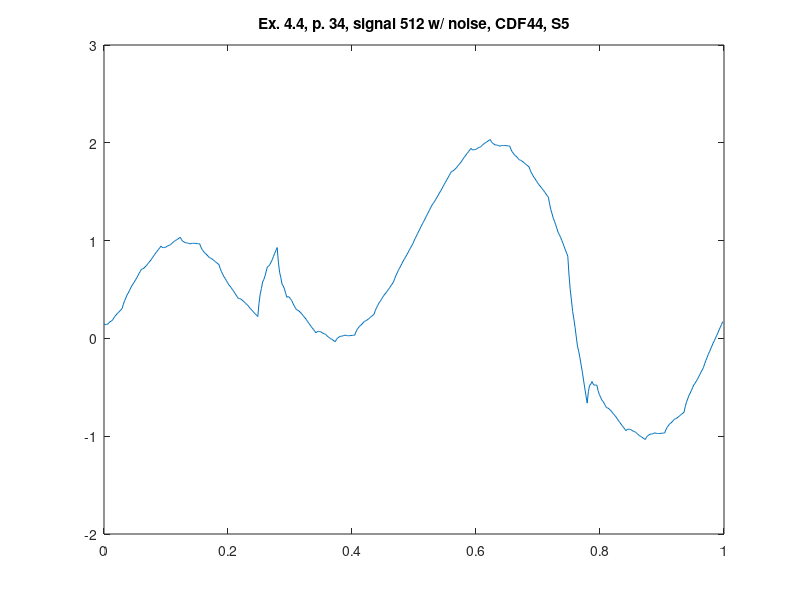

This figure's MATLAB source:
%% ========================================================================
%% Programmatic octave notes on "Ripples in Mathematics" by A. Jensen
%% and A. la Cour-Harbo written with a deep gratitude to the authors for
%% this wonderful text. 
%% 
%% Reconstruction of graphs in ex 4.4, p.34, CDF44, 4 scales, S5.
%%
%% Author: Vladimir Kulyukin
%% 
%% NB: I have tested this code in Octave 4.
%% =========================================================================
t = (1.0/512)*[0:511];

%%y_ex_4_3_chirp_512_p33 = arrayfun(@(x) sin(x*x), t);

y_ex_4_4_512_with_noise_cdf44_s5_p34 = [
0.14849139023495356
0.1394192134636268
0.14389639485440048
0.1447430366676793
0.1591390366430586
0.16990449704094296
0.17703941786133254
0.18514713882960102
0.20680421795997
0.2248307575128441
0.23922675748822336
0.25459555761148156
0.266333818157245
0.27904487885088736
0.2927287396924086
0.30615193951990877
0.3499728658082197
0.38564874583961406
0.41317957961409213
0.44289287195542504
0.4644611180398417
0.4882118226911131
0.5141449859092395
0.5394933611168624
0.5566966900675696
0.5760824775851315
0.5976507236695481
0.6186341817434615
0.6418000983842298
0.6643812270144949
0.6863775676342568
0.7085306017291764
0.7112384474260499
0.7191566156508508
0.7322851064035794
0.7440174954426437
0.7609602070096361
0.7765068168629643
0.7906573250026288
0.8051819174690209
0.824916832463341
0.843255645743997
0.860198357310989
0.8775151532047091
0.8934358473847656
0.9097306258915496
0.9263994887250617
0.9429681159653259
0.9313083487105646
0.9272123569643722
0.9306801407267494
0.9321212169498752
0.9411260686815701
0.9481042128740134
0.9530556495272053
0.9585501408288337
0.9716084076390317
0.9826399669099781
0.991644818641673
1.0011927250218042
1.0087139238626843
1.0167781773520006
1.0253854854897537
1.0338472825730118
1.0095949962350999
0.9941084221310144
0.9873875602607564
0.9783179328763605
0.978014017725792
0.9753613370610856
0.9703598908822415
0.9659877945261206
0.9703814104038275
0.9724262607673964
0.9721223456168275
0.9724477802889817
0.9704244494469991
0.9690304684277391
0.9682658372312025
0.9673325722579105
0.9341799575842717
0.9096604916434968
0.8937741744355856
0.8755746119965656
0.86600819829041
0.8541285393531453
0.839935635184772
0.8263625632079692
0.8214226399640312
0.8141694714889839
0.8046030577828281
0.7956564762682428
0.784396649522549
0.7737566549684256
0.7637364926058733
0.7535502467081465
0.7136263436649911
0.6816706218387468
0.6576830812294139
0.6315604728978645
0.6134060457832268
0.5931165509463725
0.5706919883873021
0.5488395155001851
0.53495522382998
0.5189358644375582
0.5007814373229205
0.4831990998802361
0.4634816947153355
0.44433637922238856
0.4257631534013952
0.4070366366148036
0.40706226477286667
0.40206327083665805
0.392039654806178
0.38336238220812935
0.36966048751580954
0.3573049362559212
0.34629572842846446
0.33492576896555265
0.3185311874083695
0.30348294928361785
0.2897810545912978
0.27571840826352273
0.2630021053681795
0.24992505083738112
0.23648724467112775
0.22314610161426268
0.3587955514972491
0.4545230923221682
0.51032872408902
0.5768313991482894
0.6034121651494918
0.6406899744431118
0.6886648270291499
0.7337734155035835
0.7389600949199505
0.754843817628735
0.7814245836299372
0.8051390855195352
0.8395506307015514
0.8710959117719633
0.899774928730771
0.9292219588435774
0.7789949437112652
0.6769114439032153
0.622971459419428
0.5561314588837091
0.5374349736722531
0.5058384724088654
0.46134195509354614
0.42030198666169033
0.4274055335540973
0.42160906439457263
0.40291257918311646
0.3876726428551238
0.35953269047519976
0.33484928697873917
0.31362243236574217
0.29146939827082236
0.2887615525739492
0.2808433843491483
0.26771489359641987
0.2559825045573552
0.2390397929903631
0.22349318313703476
0.20934267499737036
0.19481808253097796
0.1750831675366581
0.15674435425600203
0.13980164268900985
0.1224848467952897
0.1065641526152335
0.0902693741084493
0.07360051127493719
0.057031884034672936
0.06869165128943455
0.07278764303562682
0.06931985927324978
0.06787878305012418
0.058873931318429266
0.0518957871259858
0.046944350472793786
0.04144985917116527
0.028391592360967458
0.017360033090021088
0.008355181358326172
-0.0011927250218052399
-0.0087139238626852
-0.016778177352001652
-0.025385485489754604
-0.033847282573013025
-0.009594996235100635
0.005891577868984658
0.012612439739242849
0.021682067123638623
0.021985982274207304
0.024638662938913564
0.02964010911775741
0.03401220547387802
0.029618589596171536
0.027573739232602625
0.027877654383171302
0.027552219711016734
0.02957555055299977
0.030969531572259554
0.031734162768796106
0.03266742774208802
0.06582004241572717
0.09033950835650233
0.10622582556441353
0.12442538800343338
0.1339918017095893
0.14587146064685386
0.16006436481522707
0.17363743679202953
0.17857736003596816
0.18583052851101536
0.19539694221717124
0.20434352373175635
0.21560335047745025
0.2262433450315733
0.23626350739412577
0.24644975329185234
0.2834555112463571
0.3132750026038514
0.3359082273643352
0.3604670064560826
0.3778395189508197
0.3971375857768204
0.41836120693408485
0.4390688773633049
0.4525902811955147
0.468037239358988
0.48540975185372504
0.5022663136204176
0.5210484297183741
0.5393145950882859
0.5570648097301536
0.5749532729529349
0.6101783829977634
0.6407581525271606
0.6666925815411269
0.6938717257947702
0.7164055295329828
0.7401840485108723
0.7652072827284393
0.789896996502728
0.8099413697615861
0.8312304582601213
0.8537642619983337
0.8759645452932678
0.8994095438278795
0.9225210219192126
0.9452989795672675
0.9681663037487579
0.9962480621960026
1.022932617192753
1.0482199687390097
1.073881699821488
1.0981462274534723
1.1227851346216784
1.1477984213261065
1.172711393336141
1.1962271618956823
1.220117309991445
1.2443818376234295
1.2685460505610204
1.2930846430348335
1.3175229208142527
1.341860883899279
1.3662257262256565
1.382888939913499
1.401615798775441
1.422406302811483
1.44264385478966
1.4649450519419382
1.4866932970363513
1.5078885900729
1.5292320461668059
1.5526391474348136
1.5754932966449557
1.5977944937972337
1.6202438540068689
1.64214026215864
1.6641848333677687
1.6863775676342558
1.708530601729175
1.7112384474260491
1.7191566156508502
1.732285106403579
1.744017495442643
1.7609602070096355
1.7765068168629639
1.790657325002628
1.80518191746902
1.8249168324633405
1.8432556457439961
1.8601983573109886
1.8775151532047085
1.8934358473847646
1.9097306258915483
1.9263994887250604
1.9429681159653243
1.9313083487105636
1.9272123569643715
1.9306801407267487
1.932121216949874
1.941126068681569
1.9481042128740125
1.9530556495272047
1.9585501408288328
1.9716084076390308
1.982639966909977
1.9916448186416722
2.001192725021803
2.0087139238626834
2.0167781773519997
2.025385485489753
2.033847282573011
2.009594996235099
1.994108422131014
1.9873875602607556
1.9783179328763594
1.9780140177257912
1.9753613370610847
1.9703598908822408
1.9659877945261195
1.970381410403827
1.972426260767396
1.9721223456168273
1.9724477802889815
1.9704244494469987
1.9690304684277389
1.9682658372312019
1.9673325722579096
1.934179957584271
1.9096604916434958
1.8937741744355847
1.8755746119965648
1.8660081982904093
1.8541285393531446
1.839935635184771
1.8263625632079683
1.8214226399640303
1.814169471488983
1.8046030577828271
1.795656476268242
1.7843966495225478
1.7737566549684245
1.7637364926058723
1.753550246708145
1.719462633842292
1.691779372953548
1.6705004640419134
1.6475055141899673
1.6309149163151313
1.6126082774999837
1.5925855977445251
1.5730227297732016
1.559864213778988
1.5449896568444628
1.5283990589696266
1.5122682728789252
1.4944214458479133
1.477034430601036
1.4601072271382938
1.4430568174793221
1.3725809692316036
1.316420424109018
1.2745751821115658
1.2288941662023274
1.1975284534182227
1.162326966722331
1.1232897061146538
1.0852802380289877
1.0615860730684556
1.034056134196137
1.002690421412032
0.9723525011499383
0.9381788069760588
0.9050329053241906
0.872914796194334
0.8405212908882174
0.6487083241107429
0.49961167329232314
0.39323133843295827
0.2754052012087319
0.20029537994356064
0.11373975631352784
0.01573833031863358
-0.07919620217586981
-0.13141441871131837
-0.1950784376116283
-0.27018825887679965
-0.34223118664158014
-0.4257199167712222
-0.5061417534004733
-0.5834966965293334
-0.6616734112948955
-0.5447728235382664
-0.48014304145410014
-0.46778406504239695
-0.44141916846303303
-0.4673250775561323
-0.4792250664815709
-0.4771191352393488
-0.47876607899530604
-0.5326838284237267
-0.5725956576844864
-0.5985015667775857
-0.6281603508688641
-0.6438132147924823
-0.6632189537142797
-0.6863775676342566
-0.7085306017291761
-0.7112384474260498
-0.7191566156508508
-0.7322851064035794
-0.744017495442644
-0.7609602070096361
-0.7765068168629643
-0.7906573250026288
-0.8051819174690209
-0.824916832463341
-0.843255645743997
-0.860198357310989
-0.8775151532047091
-0.8934358473847656
-0.9097306258915496
-0.9263994887250617
-0.9429681159653259
-0.9313083487105646
-0.9272123569643722
-0.9306801407267494
-0.9321212169498752
-0.9411260686815701
-0.9481042128740134
-0.9530556495272053
-0.9585501408288337
-0.9716084076390317
-0.9826399669099781
-0.991644818641673
-1.0011927250218042
-1.0087139238626843
-1.0167781773520006
-1.0253854854897537
-1.0338472825730118
-1.0095949962350999
-0.9941084221310146
-0.9873875602607565
-0.9783179328763607
-0.9780140177257921
-0.9753613370610859
-0.9703598908822418
-0.965987794526121
-0.970381410403828
-0.9724262607673969
-0.9721223456168282
-0.9724477802889826
-0.9704244494469997
-0.9690304684277397
-0.9682658372312032
-0.967332572257911
-0.9343412688849714
-0.909939891012143
-0.8941284386394264
-0.8760153226659111
-0.8664921321925078
-0.8546672781183056
-0.8405407604433053
-0.8270309716713867
-0.8221111083995802
-0.814889581526975
-0.8053663910535716
-0.79645992948325
-0.7852518043121302
-0.7746604080440922
-0.7646857406791363
-0.7545458213026506
-0.6968463844059557
-0.6518904818212146
-0.6196781135484274
-0.5840511255480337
-0.5611676718595944
-0.5348695984435484
-0.505156905299896
-0.47635915675471513
-0.46030494252148835
-0.440836108560655
-0.41795265487221556
-0.3959841457822474
-0.370601016964673
-0.34613283274557005
-0.32257959312493856
-0.29878119483802734
-0.26054287165448836
-0.22617371468576675
-0.19567372393186278
-0.16413699321531652
-0.13646942871358791
-0.10776512424921711
-0.07802407982220416
-0.04856082903094225
-0.02296674445449791
0.003664080084588588
0.03133164458631724
0.05872141545229484
0.08714792628091461
0.11529664347378332
0.143167567030901
0.17111292516838067
];

figure;
plot(t, y_ex_4_4_512_with_noise_cdf44_s5_p34);
xlim([0 1]);
title('Ex. 4.4, p. 34, signal 512 w/ noise, CDF44, S5');
